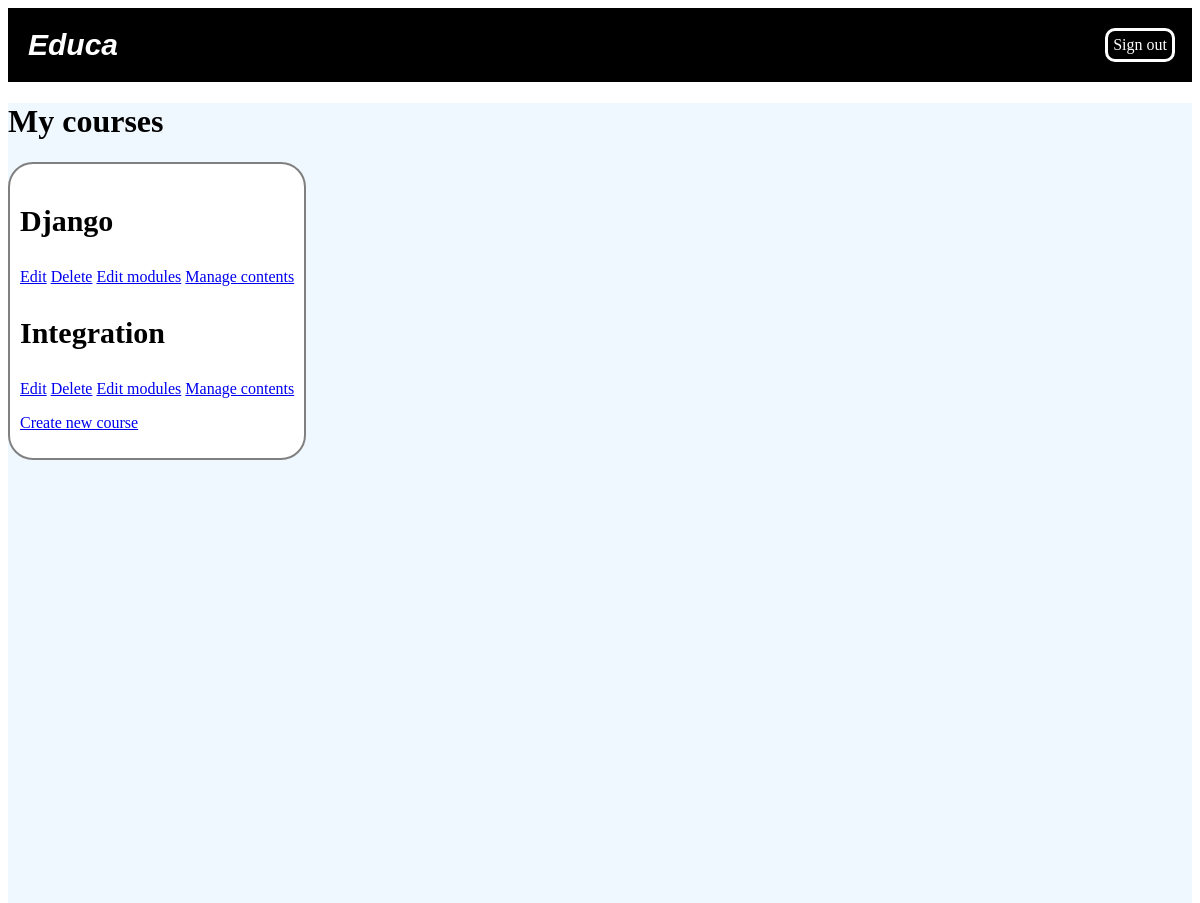
The page /course/mine/ (signed in) on the database its author committed.
### courses/models.py (models this page shows, shortened)
class Course(models.Model):
    owner=models.ForeignKey(User,related_name='courses_created',on_delete=models.CASCADE)
    subject=models.ForeignKey(Subject,related_name='courses',on_delete=models.CASCADE)
    title=models.CharField(max_length=200)
    slug=models.SlugField(max_length=200,unique=True)
    overview=models.TextField()
    created=models.DateTimeField(auto_now_add=True)
    students=models.ManyToManyField(User,related_name='courses_joined',blank=True)
    class Meta:
        ordering=['-created']

### courses/views.py (the view)
# urls.py: path('mine/',views.ManageCourseListView.as_view(),name='manage_course_list'),
class ManageCourseListView(OwnerCourseMixin,ListView):
    template_name='courses/manage/course/list.html'

### courses/views.py (called while the page is built)
    def get_queryset(self):
        qs=super(OwnerMixin,self).get_queryset()
        return qs.filter(owner=self.request.user)

### courses/templates/courses/manage/course/list.html (shortened to what this page needs)
{%	extends	"base.html"	%}
{%	block	content	%}
	<h1>My	courses</h1>
	<div	class="module">
	{%	for	course	in	object_list	%}
	<div	class="course-info">
	<h3>{{	course.title	}}</h3>
	<p>
	<a	href="{%	url	"courses:course_edit"	course.id	%}">Edit</a>
    <a	href="{%	url	"courses:course_delete"	course.id	%}">Delete</a>
    <a	href="{%	url	"courses:course_module_update"	course.id	%}">Edit
        modules</a>
{%	if	course.modules.count	>	0	%}
	<a	href="{%	url	"courses:module_content_list"	course.modules.first.id	%}">
		Manage	contents</a>
{%	endif	%}
	</p>
			</div>
    {%	empty	%}
    <p>You	haven't	created	any	courses	yet.</p>
	{%	endfor	%}
	<p>
			<a	href="{%	url	"courses:course_create"	%}"	class="button">Create	new
course</a>
	</p>
		</div>
{%	endblock	%}

### static/css/base.css (style rules this page uses)
html,body { height: 100%; }
.module { border: solid 2px gray; border-radius: 25px; padding: 10px; width: fit-content; background-color: white; }
h3 { font-size: 30px; }

### rows shown on the page
Course: title "Django", shows "Manage contents"
Course: title "Integration", shows "Manage contents"
